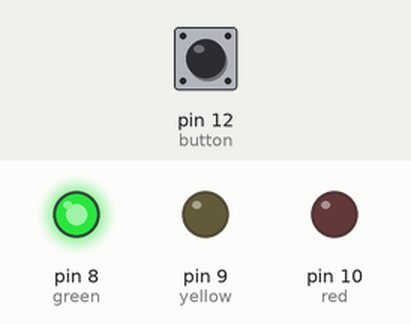
Bench run of a sketch on a simulated Arduino Uno, built with avr-gcc and run on an emulated ATmega328P. On the bench: output pins drawn as LEDs (lit = HIGH). The inputs (shaded band) are chosen by the test bench; at power-on: pin 12 (button) LOW.

Above: at 1.2 s.
1.3 s: pin 12 (button) pulled HIGH for 0.15 s
At 2.2 s:
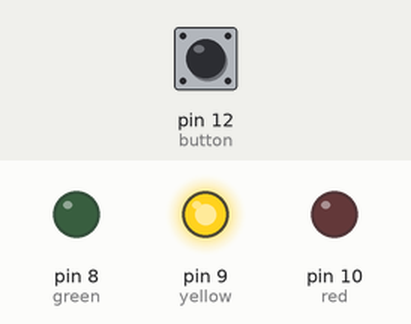
At 5.7 s:
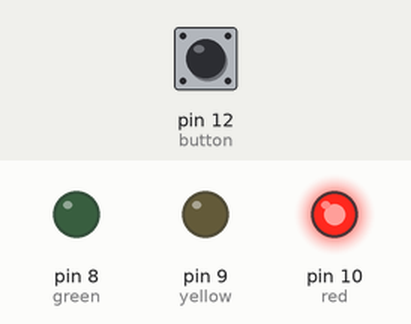
Timing chart, 0 to 10.4 s (numbered marks = the images above; inputs shaded):
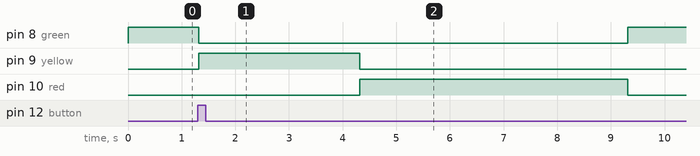

The sketch:

stoplight_pedestrian-muo.ino
```cpp
// variables
/// Name pins to lights
int green = 8;
int yellow = 9;
int red = 10;
/// specify button location
int button = 12;


// basic functions
void setup()
{
  /// setup PIN modes
  // specifying LED as output
  pinMode(green, OUTPUT);
  pinMode(yellow, OUTPUT);
  pinMode(red,OUTPUT);

  // specifying button as input
  pinMode(button,INPUT);

  // set green LED on by default
  digitalWrite(green,HIGH);
}

// wait for button input, software debounce, and repeat delay
void loop()
{
  if (digitalRead(button) == HIGH) {
    delay(15); //software debounce
     if (digitalRead(button) == HIGH) {
      // if the switch is HIGH, ie. pushed down -- change the lights!
      changeLights();
      delay(15000); // wait for 15 seconds
     }
  }
}


// function changeLights(), code responisble for controlling lights
void changeLights()
{
  // green off, yellow on for 3 seconds
  digitalWrite(green,LOW);
  digitalWrite(yellow,HIGH);
  delay(3000);

  // turn off yellow, then turn red on for 5 seconds
  digitalWrite(yellow,LOW);
  digitalWrite(red,HIGH);
  delay(5000);

  // turn off red and yellow, then turn on green
  digitalWrite(yellow,LOW);
  digitalWrite(red,LOW);
  digitalWrite(green,HIGH);
  delay(3000);
}
```

Measured:
- after the input at 1.3 s, pin 8 (green): HIGH → LOW at once, → HIGH 8.0 s later; pin 9 (yellow): LOW → HIGH at once, → LOW 3.0 s later; pin 10 (red): LOW → HIGH after 3.0 s, → LOW 5.0 s later
